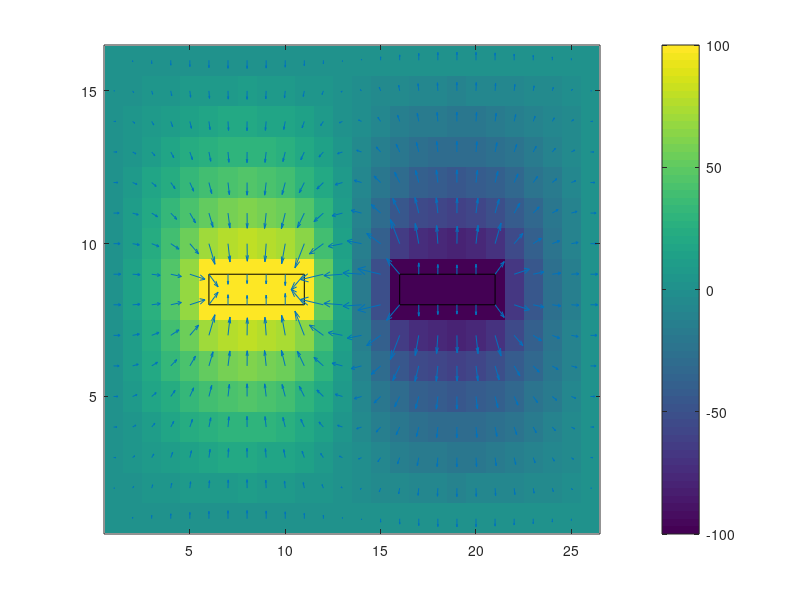

This figure's MATLAB source:
%% capacitanceMatrix.m
%    Solve for the capacitance matrix of transmission line
%       
%       Approach: Numerical Solution
%        
%       Course:     ECE 7810
%       Homework:   1
%       Sub. Date:  October 4, 2016
%
%           Author:     Jamiu Babatunde Mojolagbe
%           Department: Electrical and Computer Engineering
%           Student ID: #7804719
%           Email:      mojolagm@myumanitoba.ca

clear; clc; close all;

%%  set variables

omega = 1.54;       % over-relaxation constant / acceleration factor (this value is not used)
max_iter = 1000;    % maximum iterations 
ep_0 = 8.85e-12;    % absolute dielectric constant
epsilon = 1e-6;     % ralative displacement norm
V0 = 100;           % potential on capacitor 1
V1 = 0;             % voltage on capacitor 2

width = 15;         % width of the rectangle
height = 25;        % height of the rectangle
h = 1;              % grid Resolution 
c1_start = 6;       % start of conductor 1
c1_end = 11;        % end of conductor 1
c2_start = 16;      % start of conductor 2
c2_end = 21;        % end of conductor 2
c_start_y = 8;      % start y co-ordinate of the conductors
c_end_y = 9;        % end y co-ordinate of the conductors

%% calculate number of grid point and set the grid

nx = (width/h) + 1;         % number of points in x direction
ny = (height/h) + 1;        % number of points in y direction

phi = zeros(nx, ny);        % grid/solution matrix phi(x,y) %% ones(nx-1, ny-1);

%% set boundary condition on the conductors 
phi(c_start_y, c1_start:c1_end)=V0;                     % top of left conductor
phi(c_end_y, c1_start:c1_end)=V0;                       % bottom of left conductor
phi(c_start_y, c2_start:c2_end)=V1;                     % top of right conductor
phi(c_end_y, c2_start:c2_end)=V1;                       % bottom of right conductor


%% solve the grid matrix with SOR
iter = 1;           % counter for the number iterations
err_norm = 99999;   % error norm for stoping the iterations

while(iter < max_iter && err_norm > epsilon)
    ph =  0;        % solution norm
    disp_norm = 0;  % displacement norm
    
    % loop over inner matrix
    for i = 2:1:nx-1
        for j = 2:1:ny-1
            residual =  (phi(i - 1, j) +  phi(i + 1, j) +  phi(i, j - 1) + phi(i, j + 1)) ./ 4;
            acc_residual = omega * (residual - phi(i, j));
            phi(i, j) = phi(i, j) + acc_residual;
            phi(c_start_y, c1_start:c1_end)=V0;                     % top of left conducter
            phi(c_end_y, c1_start:c1_end)=V0;                     % bottom of left conducter
            phi(c_start_y, c2_start:c2_end)=-V0;                    % top of right conducter
            phi(c_end_y, c2_start:c2_end)=-V0;                    % bottom of right conducter
            
            ph = abs(ph) + abs(phi(i, j));                          % calculate current solution norm
            disp_norm = abs(disp_norm) + abs(acc_residual);         % calculate displacement norm
        end
    end
    
    % calculate relative displacement norm
    err_norm = disp_norm / ph;
    %increment the counter
    iter = iter + 1;
end

%% calculate the total flux emanating from the region
% whole region flux
flux = 0;
flux = flux + sum(phi(1, :)) + sum(phi(:, 1)) + sum(phi(nx, :)) + sum(phi(:, ny));          % outside potential
flux = flux - sum(phi(2, :)) - sum(phi(:, 2)) - sum(phi(nx-1, :)) - sum(phi(:, ny-1));      % inside potential
flux = -ep_0*flux;

% capacitor 1 flux & volume charge density
 c1_flux = 0;
Q1 = -ep_0*(sum(phi(7, 6:11))+sum(phi(10,6:11))+phi(8,5)+phi(9,5)+phi(8,12)+phi(9,12)-...
    sum(phi(8,6:11))-sum(phi(9,6:11)));
Q2 = -ep_0*(sum(phi(7,16:21))+sum(phi(10,16:21))+phi(8,15)+phi(9,15)+phi(8,22)+phi(9,22)-...
    sum(phi(8,16:21))-sum(phi(9,16:21)));

%% output the result
disp(['Total electric flux from the region: ', num2str((flux))]);
disp(' ');
disp(['Q1                                  : ', num2str((Q1))]);
disp(['Q2                                  : ', num2str((Q2))]);

C11 = Q1/V0;
C21 = Q2/V0;
C22=C11;                        % because of symmetry
C12=C21;                        % because of symmetry
capacitance_matrix = [C11 C12;C21 C22] % capacitance matrix

% show the flux diagram
figure
imagesc(phi),colorbar
set(gca,'YDir','normal')
rectangle('Position',[6 8 5 1])
rectangle('Position',[16 8 5 1])
[px,py]=gradient(phi);
hold
quiver(px,py)

